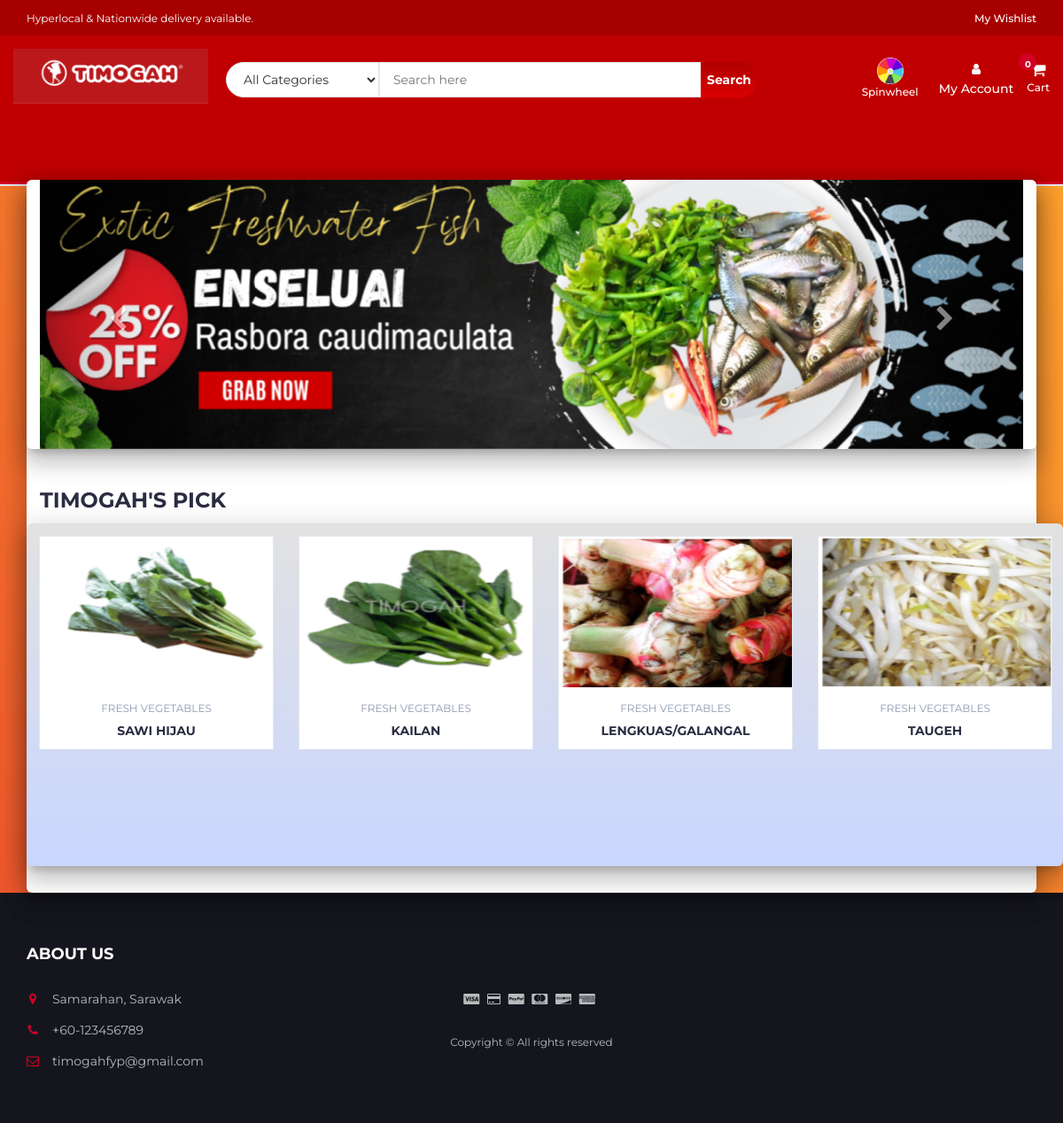
The page / on the database its author committed.
### tables this page shows
CREATE TABLE `products` (
  `product_id` int(100) NOT NULL,
  `product_cat` int(100) NOT NULL,
  `product_store` int(100) NOT NULL,
  `product_title` varchar(255) NOT NULL,
  `product_price` DECIMAL(10, 2) NOT NULL,
  `product_desc` text NOT NULL,
  `product_image` text NOT NULL,
  `product_keywords` text NOT NULL
);

CREATE TABLE `categories` (
  `cat_id` int(100) NOT NULL,
  `cat_title` text NOT NULL
);

### index.php (called while the page is built)
<?php
include "header.php";
include "body.php";
include "footer.php";
?>

### body.php (the view, shortened to what this page needs)
   <div class="main main-raised">
        <div class="container mainn-raised" style="width:100%;">
  <div id="myCarousel" class="carousel slide" data-ride="carousel">
    <div class="carousel-inner">
      <div class="item active">
        <img src="img/banner1.png" alt="banner1" style="width:100%;">
      </div>
    </div>
    <a class="left carousel-control _26sdfg" href="#myCarousel" data-slide="prev">
      <span class="glyphicon glyphicon-chevron-left"></span>
    </a>
    <a class="right carousel-control _26sdfg" href="#myCarousel" data-slide="next">
      <span class="glyphicon glyphicon-chevron-right"></span>
    </a>
  </div>
</div>
		<div class="section">
			<div class="container">
				<div class="row">
					<div class="col-md-12">
						<div class="section-title">
							<h3 class="title">Timogah's Pick</h3>
							<br><br>
						</div>
					</div>
					<div class="col-md-12 mainn mainn-raised">
						<div class="row">
							<div class="products-tabs">
								<div id="tab1" class="tab-pane active">
									<div class="products-slick" data-nav="#slick-nav-1" >
									<?php
                    include 'db.php';
					$product_query = "SELECT * FROM products,categories WHERE product_cat=cat_id AND product_id BETWEEN 1 AND 8";
                $run_query = mysqli_query($con,$product_query);
                if(mysqli_num_rows($run_query) > 0){
                    while($row = mysqli_fetch_array($run_query)){
                        $pro_id    = $row['product_id'];
                        $pro_title = $row['product_title'];
                        $pro_price = $row['product_price'];
                        $pro_image = $row['product_image'];
                        $cat_name = $row["cat_title"];
                        echo "
								<div class='product'>
									<a href='product.php?p=$pro_id'><div class='product-img'>
										<img src='product_images/$pro_image' style='max-height: 170px;' alt=''>
									</div></a>
									<div class='product-body'>
										<p class='product-category'>$cat_name</p>
										<h3 class='product-name header-cart-item-name'><a href='product.php?p=$pro_id'>$pro_title</a></h3>
										<h4 class='product-price header-cart-item-info'>RM$pro_price</h4>
										<div class='product-rating'>";
										$rating_query = "SELECT ROUND(AVG(rating),1) AS avg_rating  FROM reviews WHERE product_id='$pro_id '";
										$run_review_query = mysqli_query($con,$rating_query);
										$review_row = mysqli_fetch_array($run_review_query);
										if($review_row > 0){
											$avg_count=$review_row["avg_rating"];
												$i=1;
												while($i <= 5-round($avg_count)){
													$i++;
													echo'
													<i class="fa fa-star-o empty"></i>';
												}
										}
										echo "</div>
										<div class='product-btns'>
											<button pid='$pro_id' id='clickwishlist' class='add-to-wishlist'><i class='fa fa-heart-o'></i><span class='tooltipp'>add to wishlist</span></button>
										</div>
									</div>
									<div class='add-to-cart'>
										<button pid='$pro_id' id='product' class='add-to-cart-btn block2-btn-towishlist' href='#'><i class='fa fa-shopping-cart'></i> add to cart</button>
									</div>
								</div>
														";
													}
											}
											?>
									</div>
									<div id="slick-nav-1" class="products-slick-nav"></div>
								</div>
							</div>
						</div>
					</div>
				</div>
			</div>
		</div>
</div>

### header.php (shortened to what this page needs)
<!DOCTYPE html>
<html lang="en">
	<head>
		<link type="text/css" rel="stylesheet" href="css/bootstrap.min.css"/>
		<link type="text/css" rel="stylesheet" href="css/slick.css"/>
		<link type="text/css" rel="stylesheet" href="css/slick-theme.css"/>
		<link type="text/css" rel="stylesheet" href="css/nouislider.min.css"/>
		<link rel="stylesheet" href="css/font-awesome.min.css">
		<link type="text/css" rel="stylesheet" href="css/style.css"/>
		<link type="text/css" rel="stylesheet" href="css/accountbtn.css"/>
    </head>
	<body>
		<header>
			<div id="top-header">
				<div class="container">
					<ul class="header-links pull-left">
						<li class="left">Hyperlocal & Nationwide delivery available.</li>
					</ul>
					<ul class="header-links pull-right">
						<li>
							<div>
								<a href="wishlist.php">
									<span>My Wishlist</span>
								</a>
							</div>
						</li>
					</ul>
				</div>
			</div>
<div id="header">
    <div class="container">
        <div class="row">
            <div class="header-logo">
				<a class="logo" href="index.php">
					<img src="img/timogah.png" />
				</a>
			</div>
            <div class="header-search">
                <form onsubmit="return false">
                    <select class="input-select">
                        <option value="0">All Categories</option>
                    </select>
                    <input class="input" id="search" type="text" placeholder="Search here">
                    <button id="search-btn" class="search-btn">Search</button>
                </form>
            </div>
            <div class="header-ctn">
                <div class="spinwheelIcon">
                    <a href="spinwheel.php">
                        <img src="img/spinwheel.png" />
                        <div>Spinwheel</div>
                    </a>
                </div>
<div>
    <?php
        include "db.php";
        if(isset($_SESSION["uid"])){
            $sql = "SELECT first_name FROM user_info WHERE user_id='$_SESSION[uid]'";
            $query = mysqli_query($con,$sql);
            $row=mysqli_fetch_array($query);
            echo '
            <div class="dropdownn">
                <a href="#" class="dropdownn-toggle" data-toggle="modal" data-target="#myModal">
                    <i class="fa fa-user-o"></i> HI '.$row["first_name"].'
                </a>
                <div class="userdropdown">
                    <a href="myorders.php"><i class="fa fa-shopping-basket" aria-hidden="true"></i>My Order</a>
                    <a href="edit_profile.php"><i class="fa fa-user-circle" aria-hidden="true"></i>My Profile</a>
                    <a href="logout.php"><i class="fa fa-sign-in" aria-hidden="true"></i>Log out</a>
                </div>
            </div>';
        }else{
            echo '
            <div class="dropdownn">
                <a href="#" class="dropdownn-toggle" data-toggle="modal" data-target="#myModal">
                    <div class="icon-container">
                        <i class="fa fa-user"></i>
                        <span>My Account</span>
                    </div>
                </a>
                <div class="userdropdown">
                    <a href="signin_form.php"><i class="fa fa-sign-in" aria-hidden="true"></i>Login</a>
                    <a href="signup_form.php"><i class="fa fa-user-plus" aria-hidden="true"></i>Register</a>
                    <a href="admin/login.php"><i class="fa fa-user" aria-hidden="true"></i>Admin</a>
                </div>
            </div>';
        }
		?>
	</div>
                <div class="dropdown">
                    <a href="cart.php" style="width:100%;">
                        <i class="fa fa-shopping-cart"></i>
                        <span>Cart</span>
                        <div class="badge qty">0</div>
                    </a>
                </div>
            </div>
        </div>
    </div>
		</header>

### footer.php (shortened to what this page needs)
<footer id="footer">
			<footer id="footer">
    <div class="section">
        <div class="container">
            <div class="row">
                <div class="col-md-3 col-xs-6">
                    <div class="footer">
                        <h3 class="footer-title">About Us</h3>
                        <ul class="footer-links">
                            <li><i class="fa fa-map-marker"></i>Samarahan, Sarawak</li>
                            <li><i class="fa fa-phone"></i>+60-123456789</li>
                            <li><i class="fa fa-envelope-o"></i>timogahfyp@gmail.com</li>
                        </ul>
                    </div>
                </div>
                <div class="col-md-6 text-center" style="margin-top:80px;">
                    <ul class="footer-payments">
                        <li><i class="fa fa-cc-visa"></i></li>
                        <li><i class="fa fa-credit-card"></i></li>
                        <li><i class="fa fa-cc-paypal"></i></li>
                        <li><i class="fa fa-cc-mastercard"></i></li>
                        <li><i class="fa fa-cc-discover"></i></li>
                        <li><i class="fa fa-cc-amex"></i></li>
                    </ul>
                    <span class="copyright">
                        Copyright &copy; All rights reserved
                    </span>
                </div>
            </div>
        </div>
</footer>
		</footer>

### css/accountbtn.css (style rules this page uses)
.dropdownn { position: relative; display: inline-block; }

### header.php (style rules this page uses)
.mainn-raised { margin: -7px 0px 0px; border-radius: 6px; box-shadow: 0 16px 24px 2px rgba(0, 0, 0, 0.14), 0 6px 30px 5px rgba(0, 0, 0, 0.12), 0 8px 10px -5px rgba(0, 0, 0, 0.2); }
.glyphicon { display: inline-block; font: normal normal normal 14px/1 FontAwesome; font-size: inherit; text-rendering: auto; -webkit-font-smoothing: antialiased; -moz-osx-font-smoothing: grayscale; }
.glyphicon-chevron-left:before { content:"\f053" }
.glyphicon-chevron-right:before { content:"\f054" }

### rows shown on the page
products: product_image (picture), categories.cat_title "FRESH VEGETABLES", product_title "SAWI HIJAU", product_price "2.60"
products: product_image (picture), categories.cat_title "FRESH VEGETABLES", product_title "KAILAN", product_price "3.60"
products: product_image (picture), categories.cat_title "FRESH VEGETABLES", product_title "LENGKUAS/GALANGAL", product_price "13.50"
products: product_image (picture), categories.cat_title "FRESH VEGETABLES", product_title "TAUGEH", product_price "3.70"
